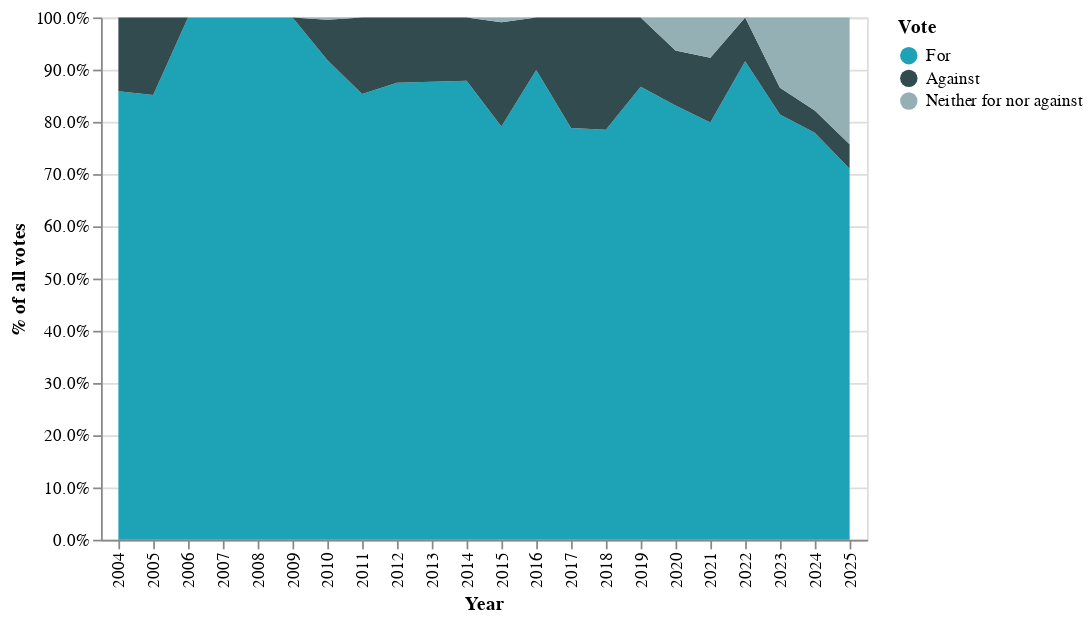

This figure's notebook cell:
### Code cell
# Renaming columns for chart
col_names = {"AndelStemmer": "% of all votes", "År": "Year", "Stemme": "Vote"}
chart_data_en = chart_data.rename(columns=col_names)

# Replacing certain values
val_mapping = {
    "For": "For",
    "Imod": "Against",
    "Hverken for eller imod": "Neither for nor against",
}
chart_data_en["Vote"] = chart_data_en["Vote"].replace(val_mapping)

# Specifying custom sort order for the color variable
custom_val_order = ["For", "Against", "Neither for nor against"]
vote_order_mapping = {v: i for i, v in enumerate(custom_val_order)}
chart_data_en["CustomOrder"] = chart_data_en["Vote"].map(vote_order_mapping)

# Creating a chart in English
chart = (
    alt.Chart(chart_data_en, width="container")
    .mark_area()
    .encode(
        x="Year:O",
        y=alt.Y("% of all votes:Q", axis=alt.Axis(format=".1%")),
        color=alt.Color(
            "Vote:N",
            scale=alt.Scale(domain=custom_val_order, range=my_custom_palette),
        ),
        order=alt.Order("CustomOrder:Q"),
        tooltip=["Year:O", "Vote:N", alt.Tooltip("% of all votes:Q", format=".1%")],
    )
)
chart.save(".charts/html/figure_01_en.html")
chart

### Figure 1 — Vega-Lite specification as saved in the notebook (floating-point values rounded to 4 significant figures)
{"config": {"view": {"continuousWidth": 300, "continuousHeight": 300}}, "data": {"name": "data-0c51a3a2871a460354ab53b636c4bec0"}, "mark": {"type": "area"}, "encoding": {"color": {"field": "Vote", "scale": {"domain": ["For", "Against", "Neither for nor against"], "range": ["#1ea2b5", "#324b4f", "#95b0b5", "#9f8ac3", "#6b588d", "#009170", "#005545", "#0d221c", "#005c87", "#e6f4f1", "#eee8a9", "#a4943e", "#d471bb", "#27c0bf", "#55ddbe", "#8df8b7", "#de6f9f", "#70a153", "#885534"]}, "type": "nominal"}, "order": {"field": "CustomOrder", "type": "quantitative"}, "tooltip": [{"field": "Year", "type": "ordinal"}, {"field": "Vote", "type": "nominal"}, {"field": "% of all votes", "format": ".1%", "type": "quantitative"}], "x": {"field": "Year", "type": "ordinal"}, "y": {"axis": {"format": ".1%"}, "field": "% of all votes", "type": "quantitative"}}, "width": "container", "$schema": "https://vega.github.io/schema/vega-lite/v6.1.0.json", "datasets": {"data-0c51a3a2871a460354ab53b636c4bec0": [{"Year": 2004, "Sæson": "Efterår", "Navn": "Marianne Pedersen", "PartiGruppe": "Venstre (V)", "Vote": "For", "AntalStemmer": 91, "AlleStemmer": 106, "% of all votes": 0.8585, "CustomOrder": 0}, {"Year": 2004, "Sæson": "Efterår", "Navn": "Mikkel Dencker", "PartiGruppe": "Dansk Folkeparti (DF)", "Vote": "Against", "AntalStemmer": 15, "AlleStemmer": 106, "% of all votes": 0.1415, "CustomOrder": 1}, {"Year": 2005, "Sæson": "Efterår", "Navn": "Marion Pedersen", "PartiGruppe": "Venstre (V)", "Vote": "For", "AntalStemmer": 195, "AlleStemmer": 229, "% of all votes": 0.8515, "CustomOrder": 0}, {"Year": 2005, "Sæson": "Efterår", "Navn": "Martin Henriksen", "PartiGruppe": "Dansk Folkeparti (DF)", "Vote": "Against", "AntalStemmer": 34, "AlleStemmer": 229, "% of all votes": 0.1485, "CustomOrder": 1}, {"Year": 2006, "Sæson": "Efterår", "Navn": "Mogens Jensen", "PartiGruppe": "Socialdemokratiet (S)", "Vote": "For", "AntalStemmer": 224, "AlleStemmer": 224, "% of all votes": 1.0, "CustomOrder": 0}, {"Year": 2007, "Sæson": "Forår", "Navn": "Mia Falkenberg", "PartiGruppe": "Dansk Folkeparti (DF)", "Vote": "For", "AntalStemmer": 107, "AlleStemmer": 107, "% of all votes": 1.0, "CustomOrder": 0}, {"Year": 2008, "Sæson": "Efterår", "Navn": "Mikkel Dencker", "PartiGruppe": "Dansk Folkeparti (DF)", "Vote": "For", "AntalStemmer": 215, "AlleStemmer": 215, "% of all votes": 1.0, "CustomOrder": 0}, {"Year": 2009, "Sæson": "Efterår", "Navn": "Michael Aastrup Jensen", "PartiGruppe": "Venstre (V)", "Vote": "For", "AntalStemmer": 215, "AlleStemmer": 215, "% of all votes": 1.0, "CustomOrder": 0}, {"Year": 2010, "Sæson": "Efterår", "Navn": "Meta Fuglsang", "PartiGruppe": "Socialistisk Folkeparti (SF)", "Vote": "For", "AntalStemmer": 203, "AlleStemmer": 221, "% of all votes": 0.9186, "CustomOrder": 0}, {"Year": 2010, "Sæson": "Efterår", "Navn": "Mikkel Dencker", "PartiGruppe": "Dansk Folkeparti (DF)", "Vote": "Against", "AntalStemmer": 17, "AlleStemmer": 221, "% of all votes": 0.07692, "CustomOrder": 1}, {"Year": 2010, "Sæson": "Efterår", "Navn": "Søren Krarup", "PartiGruppe": "Dansk Folkeparti (DF)", "Vote": "Neither for nor against", "AntalStemmer": 1, "AlleStemmer": 221, "% of all votes": 0.004525, "CustomOrder": 2}, {"Year": 2011, "Sæson": "Efterår", "Navn": "Mike Legarth", "PartiGruppe": "Det Konservative Folkeparti (KF)", "Vote": "For", "AntalStemmer": 186, "AlleStemmer": 218, "% of all votes": 0.8532, "CustomOrder": 0}, {"Year": 2011, "Sæson": "Efterår", "Navn": "Morten Marinus", "PartiGruppe": "Dansk Folkeparti (DF)", "Vote": "Against", "AntalStemmer": 32, "AlleStemmer": 218, "% of all votes": 0.1468, "CustomOrder": 1}, {"Year": 2012, "Sæson": "Efterår", "Navn": "Michael Aastrup Jensen", "PartiGruppe": "Venstre (V)", "Vote": "For", "AntalStemmer": 182, "AlleStemmer": 208, "% of all votes": 0.875, "CustomOrder": 0}, {"Year": 2012, "Sæson": "Efterår", "Navn": "Mikkel Dencker", "PartiGruppe": "Dansk Folkeparti (DF)", "Vote": "Against", "AntalStemmer": 26, "AlleStemmer": 208, "% of all votes": 0.125, "CustomOrder": 1}, {"Year": 2013, "Sæson": "Efterår", "Navn": "Mikkel Dencker", "PartiGruppe": "Dansk Folkeparti (DF)", "Vote": "Against", "AntalStemmer": 27, "AlleStemmer": 219, "% of all votes": 0.1233, "CustomOrder": 1}, {"Year": 2013, "Sæson": "Efterår", "Navn": "Mette Gjerskov", "PartiGruppe": "Socialdemokratiet (S)", "Vote": "For", "AntalStemmer": 192, "AlleStemmer": 219, "% of all votes": 0.8767, "CustomOrder": 0}, {"Year": 2014, "Sæson": "Efterår", "Navn": "Michael Aastrup Jensen", "PartiGruppe": "Venstre (V)", "Vote": "For", "AntalStemmer": 188, "AlleStemmer": 214, "% of all votes": 0.8785, "CustomOrder": 0}, {"Year": 2014, "Sæson": "Efterår", "Navn": "Mette Hjermind Dencker", "PartiGruppe": "Dansk Folkeparti (DF)", "Vote": "Against", "AntalStemmer": 26, "AlleStemmer": 214, "% of all votes": 0.1215, "CustomOrder": 1}, {"Year": 2015, "Sæson": "Efterår", "Navn": "Morten Løkkegaard", "PartiGruppe": "Venstre (V)", "Vote": "For", "AntalStemmer": 87, "AlleStemmer": 110, "% of all votes": 0.7909, "CustomOrder": 0}, {"Year": 2015, "Sæson": "Efterår", "Navn": "Mette Hjermind Dencker", "PartiGruppe": "Dansk Folkeparti (DF)", "Vote": "Against", "AntalStemmer": 22, "AlleStemmer": 110, "% of all votes": 0.2, "CustomOrder": 1}, {"Year": 2015, "Sæson": "Efterår", "Navn": "Aaja Chemnitz Larsen", "PartiGruppe": "Inuit Ataqatigiit (IA)", "Vote": "Neither for nor against", "AntalStemmer": 1, "AlleStemmer": 110, "% of all votes": 0.009091, "CustomOrder": 2}, {"Year": 2016, "Sæson": "Efterår", "Navn": "Morten Marinus", "PartiGruppe": "Dansk Folkeparti (DF)", "Vote": "For", "AntalStemmer": 196, "AlleStemmer": 218, "% of all votes": 0.8991, "CustomOrder": 0}, {"Year": 2016, "Sæson": "Forår", "Navn": "Mette Hjermind Dencker", "PartiGruppe": "Dansk Folkeparti (DF)", "Vote": "Against", "AntalStemmer": 22, "AlleStemmer": 218, "% of all votes": 0.1009, "CustomOrder": 1}, {"Year": 2017, "Sæson": "Efterår", "Navn": "Mette Hjermind Dencker", "PartiGruppe": "Dansk Folkeparti (DF)", "Vote": "Against", "AntalStemmer": 44, "AlleStemmer": 208, "% of all votes": 0.2115, "CustomOrder": 1}, {"Year": 2017, "Sæson": "Efterår", "Navn": "Orla Østerby", "PartiGruppe": "Det Konservative Folkeparti (KF)", "Vote": "For", "AntalStemmer": 164, "AlleStemmer": 208, "% of all votes": 0.7885, "CustomOrder": 0}, {"Year": 2018, "Sæson": "Efterår", "Navn": "Mette Gjerskov", "PartiGruppe": "Socialdemokratiet (S)", "Vote": "For", "AntalStemmer": 164, "AlleStemmer": 209, "% of all votes": 0.7847, "CustomOrder": 0}, {"Year": 2018, "Sæson": "Efterår", "Navn": "Mette Hjermind Dencker", "PartiGruppe": "Dansk Folkeparti (DF)", "Vote": "Against", "AntalStemmer": 45, "AlleStemmer": 209, "% of all votes": 0.2153, "CustomOrder": 1}, {"Year": 2019, "Sæson": "Efterår", "Navn": "Nick Hækkerup", "PartiGruppe": "Socialdemokratiet (S)", "Vote": "For", "AntalStemmer": 98, "AlleStemmer": 113, "% of all votes": 0.8673, "CustomOrder": 0}, {"Year": 2019, "Sæson": "Efterår", "Navn": "Morten Messerschmidt", "PartiGruppe": "Dansk Folkeparti (DF)", "Vote": "Against", "AntalStemmer": 15, "AlleStemmer": 113, "% of all votes": 0.1327, "CustomOrder": 1}, {"Year": 2020, "Sæson": "Efterår", "Navn": "Morten Dahlin", "PartiGruppe": "Venstre (V)", "Vote": "For", "AntalStemmer": 79, "AlleStemmer": 95, "% of all votes": 0.8316, "CustomOrder": 0}, {"Year": 2020, "Sæson": "Efterår", "Navn": "Morten Messerschmidt", "PartiGruppe": "Dansk Folkeparti (DF)", "Vote": "Against", "AntalStemmer": 10, "AlleStemmer": 95, "% of all votes": 0.1053, "CustomOrder": 1}, {"Year": 2020, "Sæson": "Efterår", "Navn": "Niels Flemming Hansen", "PartiGruppe": "Det Konservative Folkeparti (KF)", "Vote": "Neither for nor against", "AntalStemmer": 6, "AlleStemmer": 95, "% of all votes": 0.06316, "CustomOrder": 2}, {"Year": 2021, "Sæson": "Efterår", "Navn": "Mette Hjermind Dencker", "PartiGruppe": "Dansk Folkeparti (DF)", "Vote": "Against", "AntalStemmer": 24, "AlleStemmer": 194, "% of all votes": 0.1237, "CustomOrder": 1}, {"Year": 2021, "Sæson": "Efterår", "Navn": "Mogens Jensen", "PartiGruppe": "Socialdemokratiet (S)", "Vote": "For", "AntalStemmer": 155, "AlleStemmer": 194, "% of all votes": 0.799, "CustomOrder": 0}, {"Year": 2021, "Sæson": "Efterår", "Navn": "Mona Juul", "PartiGruppe": "Det Konservative Folkeparti (KF)", "Vote": "Neither for nor against", "AntalStemmer": 15, "AlleStemmer": 194, "% of all votes": 0.07732, "CustomOrder": 2}, {"Year": 2022, "Sæson": "Efterår", "Navn": "Morten Bødskov", "PartiGruppe": "Socialdemokratiet (S)", "Vote": "For", "AntalStemmer": 186, "AlleStemmer": 203, "% of all votes": 0.9163, "CustomOrder": 0}, {"Year": 2022, "Sæson": "Efterår", "Navn": "Mikkel Bjørn", "PartiGruppe": "Dansk Folkeparti (DF)", "Vote": "Against", "AntalStemmer": 17, "AlleStemmer": 203, "% of all votes": 0.08374, "CustomOrder": 1}, {"Year": 2023, "Sæson": "Efterår", "Navn": "Nikoline Erbs Hillers-Bendtsen", "PartiGruppe": "Alternativet (ALT)", "Vote": "For", "AntalStemmer": 175, "AlleStemmer": 215, "% of all votes": 0.814, "CustomOrder": 0}, {"Year": 2023, "Sæson": "Efterår", "Navn": "Niels Flemming Hansen", "PartiGruppe": "Det Konservative Folkeparti (KF)", "Vote": "Neither for nor against", "AntalStemmer": 29, "AlleStemmer": 215, "% of all votes": 0.1349, "CustomOrder": 2}, {"Year": 2023, "Sæson": "Efterår", "Navn": "Nick Zimmermann", "PartiGruppe": "Dansk Folkeparti (DF)", "Vote": "Against", "AntalStemmer": 11, "AlleStemmer": 215, "% of all votes": 0.05116, "CustomOrder": 1}, {"Year": 2024, "Sæson": "Efterår", "Navn": "Mohammad Rona", "PartiGruppe": "Moderaterne (M)", "Vote": "For", "AntalStemmer": 166, "AlleStemmer": 213, "% of all votes": 0.7793, "CustomOrder": 0}, {"Year": 2024, "Sæson": "Efterår", "Navn": "Ole Birk Olesen", "PartiGruppe": "Liberal Alliance (LA)", "Vote": "Neither for nor against", "AntalStemmer": 38, "AlleStemmer": 213, "% of all votes": 0.1784, "CustomOrder": 2}, {"Year": 2024, "Sæson": "Efterår", "Navn": "Mikkel Bjørn", "PartiGruppe": "Dansk Folkeparti (DF)", "Vote": "Against", "AntalStemmer": 9, "AlleStemmer": 213, "% of all votes": 0.04225, "CustomOrder": 1}, {"Year": 2025, "Sæson": "Forår", "Navn": "Mogens Jensen", "PartiGruppe": "Socialdemokratiet (S)", "Vote": "For", "AntalStemmer": 76, "AlleStemmer": 107, "% of all votes": 0.7103, "CustomOrder": 0}, {"Year": 2025, "Sæson": "Forår", "Navn": "Pernille Vermund", "PartiGruppe": "Liberal Alliance (LA)", "Vote": "Neither for nor against", "AntalStemmer": 26, "AlleStemmer": 107, "% of all votes": 0.243, "CustomOrder": 2}, {"Year": 2025, "Sæson": "Forår", "Navn": "Nick Zimmermann", "PartiGruppe": "Dansk Folkeparti (DF)", "Vote": "Against", "AntalStemmer": 5, "AlleStemmer": 107, "% of all votes": 0.04673, "CustomOrder": 1}]}}
